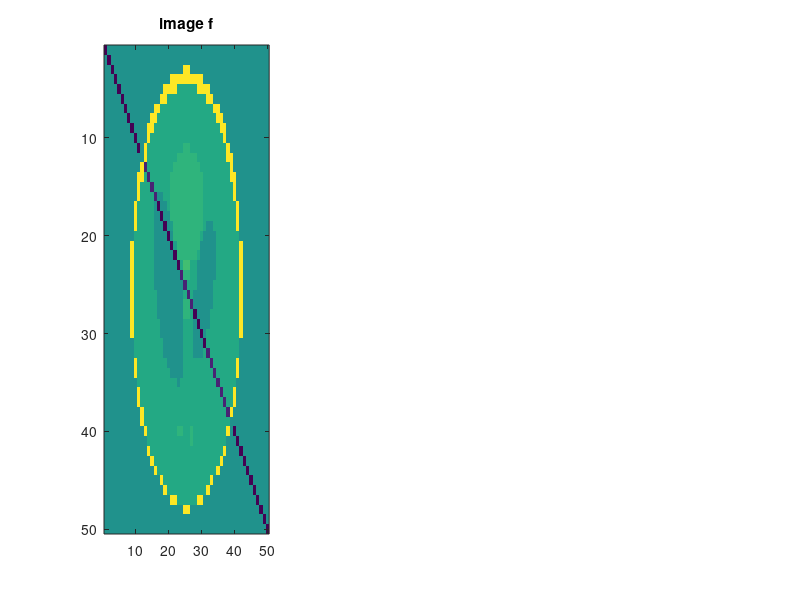

Reproduce this figure in MATLAB. (Note: this script raises an error after producing the figure.)
% by NP 2019/12/13

N = 50; % image size N by N
samples = N*N/2; % # of samples of the measurement signal

f_image = phantom('Modified Shepp-Logan',N); % generate shep-logan phantom image
f_image = (eye(N,N)*-1)+f_image; % multiple by random real numbers

figure('Units', 'Pixels','Position', [100,100,1500, 500]);
subplot(1,3,1) % show the phantom image
imagesc((f_image))
title('image f')

f = reshape(f_image,N*N,1); % vectorize the image f

image_comp = [];
G_tall = [];
p_tall = [];

for i = 1:128 % number of iterations

    G = randn(samples,N*N); % create transmission matrix
    p = G*f; % take measurements of the image f
    
    %%
    p_noise = awgn(p,10,0); % add noise
    
%     G_tall = [G_tall; G];
%     p_tall = [p_tall; p_noise];
    
%     f_hat = lsqnonneg(G,p_noise); % least-squares problems - nonnegative
    f_hat = lsqlin(G,p_noise); % reconstruct using least-squares problems
    
    image_comp = [image_comp f_hat]; % save the results
    
end

image_comp_ = abs(sum(image_comp,2)); % make compound
f_image_hat = reshape(image_comp_,N,N); % reshape compounded image

subplot(1,3,2) % show the recovered image
imagesc((f_image_hat))
title('image f hat')

%%

%% tall

% f_hat_tall = lsqnonneg(G_tall,p_tall); % least-squares problems - nonnegative
suf_hat_tall = lsqlin(G_tall,p_tall); % reconstruct using least-squares problems
    
f_image_hat_tall = reshape(f_hat_tall,N,N);


subplot(1,3,3) % show the recovered image
imagesc((f_image_hat_tall))
title('image f hat tall')


